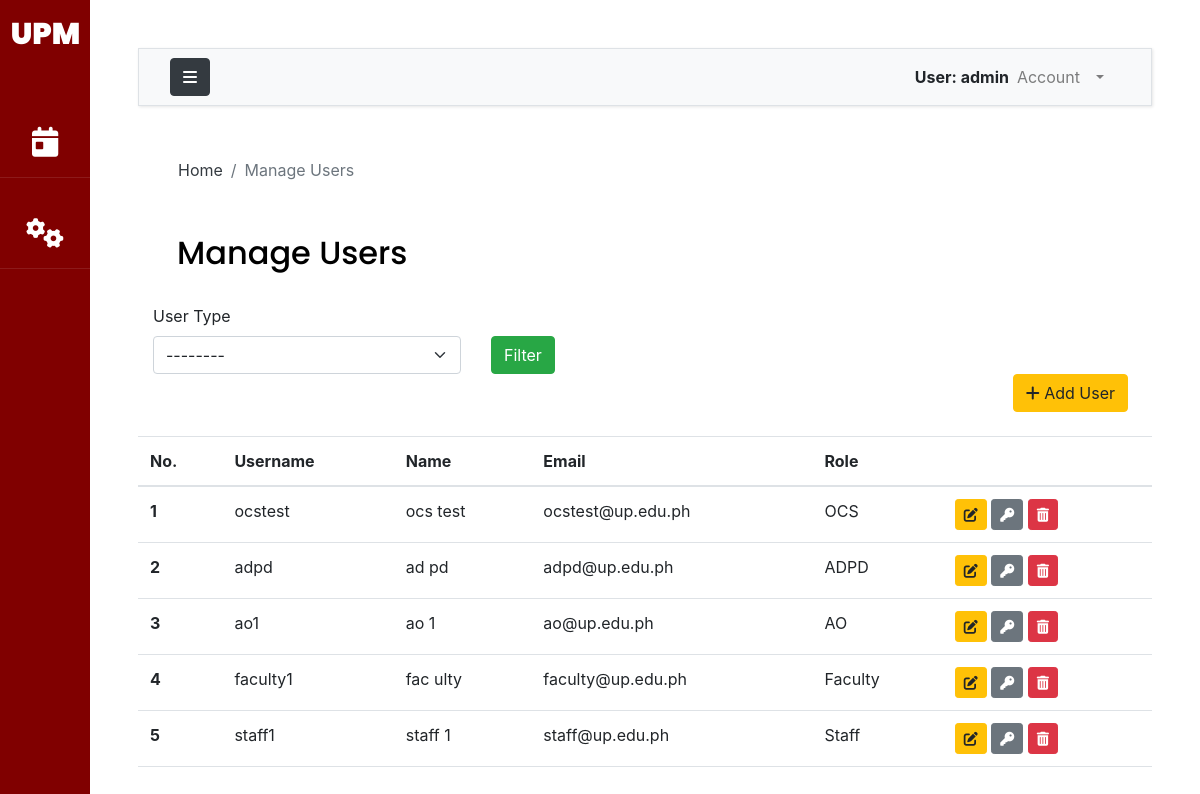
The page /accounts/manage/ (signed in) on the database its author committed.
### accounts/models.py (models this page shows, shortened)
class AuthUser(AbstractUser):
    FACULTY = 1
    STAFF = 2
    OCS = 3
    ADPD = 4
    AO = 5
    USER_TYPE_CHOICES = (
        (FACULTY, 'Faculty'),
        (STAFF, 'Staff'),
        (OCS, 'OCS'),
        (ADPD, 'ADPD'),
        (AO,'AO')
    )
    first_name = models.CharField(max_length=200)
    last_name = models.CharField(max_length=200)
    email = models.EmailField(unique=True, validators=[
        EmailValidator(allowlist=['up.edu.ph'])
    ])
    college = models.ForeignKey("UPM.College",on_delete=models.CASCADE,null=True,blank=True)
    department = models.ForeignKey("UPM.Department",on_delete=models.CASCADE,null=True,blank=True)
    user_type = models.PositiveSmallIntegerField(choices=USER_TYPE_CHOICES,null=True)
    def __str__(self):
        return self.username

### accounts/views.py (the view, shortened to what this page needs)
# urls.py: path('manage/',views.manageUsers,name='manageUsers'),
@login_required(login_url='loginPage')
def manageUsers(request):
    users = AuthUser.objects.exclude(username='admin')
    context={'users':users}
    return render(request,"accounts/users.html",context)

### templates/accounts/users.html (shortened to what this page needs)
{% extends 'base.html' %}
{% load static %}
{% load crispy_forms_tags %}
{% block breadcrumb %}
<nav aria-label="breadcrumb">
  <ol class="breadcrumb mt-3 ms-4 bg-body">
    <li class="breadcrumb-item"><a href="{% url 'indexPage' %}" class="text-dark">Home</a></li>
    <li class="breadcrumb-item active" aria-current="page">Manage Users</li>
  </ol>
</nav>
{% endblock breadcrumb %}
{% block content %}
<div class = "container-fluid">
    <h2 class="py-4 px-4">Manage Users</h2>
      <form method="POST" action="">
        <div class="row">
            <div class="col-md-4 ">
                <label class="form-label">User Type</label>
                <select class="form-select" id="role" name="role">
                    <option value="none">--------</option>
                </select>
            </div>
            <div class="col-md-4 mt-4 pt-2">
              <button type="submit" class='btn btn-success'> Filter</button>
            </div>
        </div>
    </div>
    <div class = 'text-right'>
      <a class='btn btn-warning mb-4 mx-4' role='button' href = "{% url 'AddUserPage' %}"><i class="fa-solid fa-plus"></i> Add User</a>
    </div>
    {% include "accounts/user-table.html" %}
</div>
{% endblock content %}

### templates/base.html (shortened to what this page needs)
{% load static %}
{% load crispy_forms_tags %}
<!DOCTYPE html>
<html lang="en">
    <head>
        {% include 'css_modules.html' %}
    </head>
    <body>
        <div class="wrapper d-flex align-items-stretch">
            <nav id="sidebar" class="active">
                <h1><a href="{% url 'indexPage' %}" class="logo mt-2 pt-2">UPM</a></h1>
                <ul class="list-unstyled components mb-5">
                    {% if request.user.is_authenticated %}
                    <li>
                        <a href="{% url 'viewBookings' %}"><i class="fa-solid fa-calendar-day"></i> <span class="link_label ms-1"> Bookings</span></a>
                    </li>
                        {% if request.user.user_type == none %}
                        <li>
                            <a data-bs-toggle="collapse" href="#collapseOptions" role="button" aria-expanded="false" aria-controls="collapseOptions" id="clps"><i class="fa fa-cogs"></i> <span class="link_label">Administrator</span></a>
                        </li>
                        {% endif %}
                    {% else %}
                    <li>
                        <a href="{% url 'roomView' %}"><i class="fa-solid fa-door-closed"></i> <span class="link_label ms-1">View Rooms</span></a>
                    </li>
                    {% endif %}
                </ul>
            </nav>
            <div id="content" class="p-4 p-md-5 bg-body">
                <nav class="navbar navbar-expand-lg navbar-light bg-light border">
                    <div class="container-fluid">
                        <button type="button" id="sidebarCollapse" class="btn btn-dark">
                            <i class="fa fa-bars"></i>
                        </button>
                        <div class="collapse navbar-collapse" id="navbarSupportedContent">
                            <ul class="nav navbar-nav ml-auto">
                                <span class="fw-bolder mt-2">User: {{request.user}}</span>
                                {% if request.user.is_authenticated %}
                                <li class="nav-item dropdown me-3 pe-3">
                                        <a class="nav-link dropdown-toggle" href="#" id="navbarDropdown" role="button" data-bs-toggle="dropdown" aria-expanded="false">
                                        Account
                                        </a>
                                    </li>
                                {% else %}
                                    <a class='text-secondary mt-2 ms-2 me-3 pe-3' href="{% url 'loginPage' %}" id="navbarDropdown" >
                                       <strong>Log In</strong>
                                    </a>
                                {% endif %}
                            </ul>
                        </div>
                    </div>
                </nav>
                <main>
                    <div class="app-title">
                        {% block breadcrumb %}
                        {% endblock breadcrumb %}
                    </div>
                    {% block content %}
                    {% endblock content %}
            </div>
    </body>
</html>

### templates/accounts/user-table.html
<table id='user-table' class="table">
    <thead>
      <tr>
        <th scope="col">No.</th>
        <th scope="col">Username</th>
        <th scope="col">Name</th>
        <th scope="col">Email</th>
        <th scope="col">Role</th>
        <th scope="col"></th>
      </tr>
    </thead>
    <tbody>
      {% for u in users %}
      <tr>
        <th scope="row">{{forloop.counter}}</th>
        <td>{{u.username}}</td>
        <td>{{u.get_full_name}}</td>
        <td>{{u.email}}</td>
        <td>{{u.get_user_type_display}}</td>
        <td>
            <button type="button" class="update bs-modal btn btn-sm btn-warning btn-sm" data-form-url="{% url 'editUser' u.id %}"><i class="fa-solid fa-pen-to-square"></i></button>
            <button type="button" class="pass bs-modal btn btn-sm btn-secondary btn-sm" data-form-url="{% url 'changePass' u.id %}"><i class="fa-solid fa-key"></i></button>
            <button type="button" class="delete bs-modal btn btn-sm btn-danger btn-sm" data-form-url="{% url 'deleteUser' u.id %}"><i class="fa-solid fa-trash-can"></i> </button>
        </td>
      </tr>
      {% endfor %}
    </tbody>
  </table>

### rows shown on the page
AuthUser: user "admin"
AuthUser: username "ocstest", get_full_name "ocs test", email "ocstest@up.edu.ph", user_type "OCS"
AuthUser: username "adpd", get_full_name "ad pd", email "adpd@up.edu.ph", user_type "ADPD"
AuthUser: username "ao1", get_full_name "ao 1", email "ao@up.edu.ph", user_type "AO"
AuthUser: username "faculty1", get_full_name "fac ulty", email "faculty@up.edu.ph", user_type "Faculty"
AuthUser: username "staff1", get_full_name "staff 1", email "staff@up.edu.ph", user_type "Staff"
